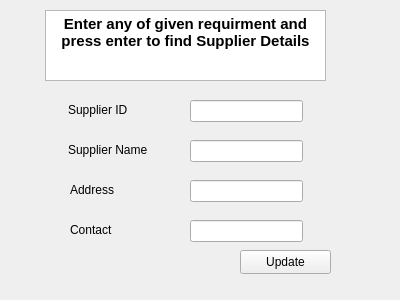
<?xml version="1.0" encoding="UTF-8"?>
<ui version="4.0">
 <class>Form</class>
 <widget class="QWidget" name="Form">
  <property name="geometry">
   <rect>
    <x>0</x>
    <y>0</y>
    <width>400</width>
    <height>300</height>
   </rect>
  </property>
  <property name="windowTitle">
   <string>Form</string>
  </property>
  <widget class="QTextBrowser" name="textBrowser">
   <property name="geometry">
    <rect>
     <x>45</x>
     <y>10</y>
     <width>281</width>
     <height>71</height>
    </rect>
   </property>
   <property name="html">
    <string>&lt;!DOCTYPE HTML PUBLIC &quot;-//W3C//DTD HTML 4.0//EN&quot; &quot;http://www.w3.org/TR/REC-html40/strict.dtd&quot;&gt;
&lt;html&gt;&lt;head&gt;&lt;meta name=&quot;qrichtext&quot; content=&quot;1&quot; /&gt;&lt;meta charset=&quot;utf-8&quot; /&gt;&lt;style type=&quot;text/css&quot;&gt;
p, li { white-space: pre-wrap; }
hr { height: 1px; border-width: 0; }
li.unchecked::marker { content: &quot;\2610&quot;; }
li.checked::marker { content: &quot;\2612&quot;; }
&lt;/style&gt;&lt;/head&gt;&lt;body style=&quot; font-family:'Segoe UI'; font-size:9pt; font-weight:400; font-style:normal;&quot;&gt;
&lt;p align=&quot;center&quot; style=&quot; margin-top:0px; margin-bottom:0px; margin-left:0px; margin-right:0px; -qt-block-indent:0; text-indent:0px;&quot;&gt;&lt;span style=&quot; font-size:11pt; font-weight:700;&quot;&gt;Enter any of given requirment and press enter to find Supplier Details&lt;/span&gt;&lt;/p&gt;&lt;/body&gt;&lt;/html&gt;</string>
   </property>
  </widget>
  <widget class="QLabel" name="label_3">
   <property name="geometry">
    <rect>
     <x>70</x>
     <y>180</y>
     <width>101</width>
     <height>20</height>
    </rect>
   </property>
   <property name="text">
    <string>Address</string>
   </property>
  </widget>
  <widget class="QLineEdit" name="lineEdit_2">
   <property name="geometry">
    <rect>
     <x>190</x>
     <y>140</y>
     <width>113</width>
     <height>22</height>
    </rect>
   </property>
  </widget>
  <widget class="QLineEdit" name="lineEdit_4">
   <property name="geometry">
    <rect>
     <x>190</x>
     <y>220</y>
     <width>113</width>
     <height>22</height>
    </rect>
   </property>
  </widget>
  <widget class="QLabel" name="label">
   <property name="geometry">
    <rect>
     <x>68</x>
     <y>100</y>
     <width>81</width>
     <height>20</height>
    </rect>
   </property>
   <property name="text">
    <string>Supplier ID</string>
   </property>
  </widget>
  <widget class="QLineEdit" name="lineEdit_3">
   <property name="geometry">
    <rect>
     <x>190</x>
     <y>180</y>
     <width>113</width>
     <height>22</height>
    </rect>
   </property>
  </widget>
  <widget class="QLabel" name="label_2">
   <property name="geometry">
    <rect>
     <x>68</x>
     <y>140</y>
     <width>91</width>
     <height>20</height>
    </rect>
   </property>
   <property name="text">
    <string>Supplier Name</string>
   </property>
  </widget>
  <widget class="QLineEdit" name="lineEdit">
   <property name="geometry">
    <rect>
     <x>190</x>
     <y>100</y>
     <width>113</width>
     <height>22</height>
    </rect>
   </property>
  </widget>
  <widget class="QLabel" name="label_4">
   <property name="geometry">
    <rect>
     <x>70</x>
     <y>220</y>
     <width>101</width>
     <height>20</height>
    </rect>
   </property>
   <property name="text">
    <string>Contact</string>
   </property>
  </widget>
  <widget class="QPushButton" name="pushButton">
   <property name="geometry">
    <rect>
     <x>240</x>
     <y>250</y>
     <width>91</width>
     <height>24</height>
    </rect>
   </property>
   <property name="text">
    <string>Update</string>
   </property>
  </widget>
 </widget>
 <resources/>
 <connections/>
</ui>
